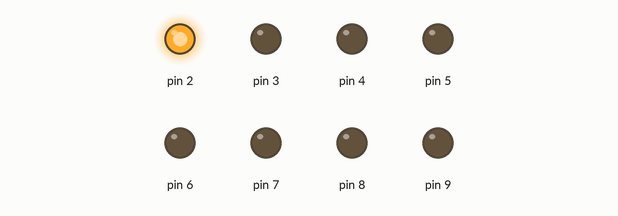
Bench run of a sketch on a simulated Arduino Uno, built with avr-gcc and run on an emulated ATmega328P. Shown: output pins drawn as LEDs (lit = HIGH).

Above: at 4.95 s.
At 5.55 s:
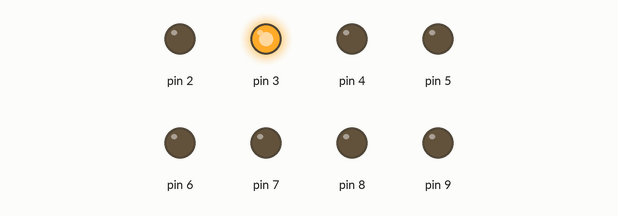
At 6.15 s:
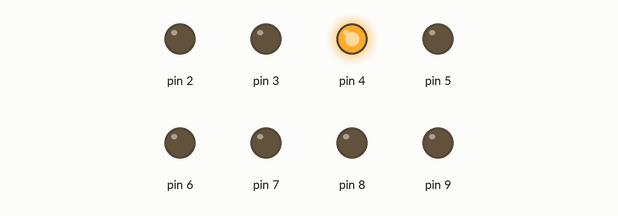
At 7.95 s:
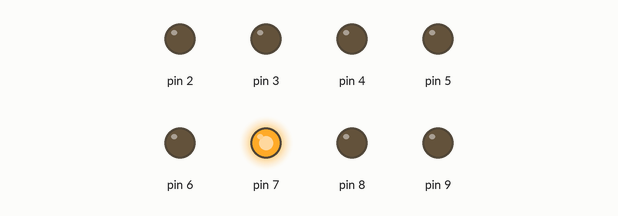
At 9.15 s:
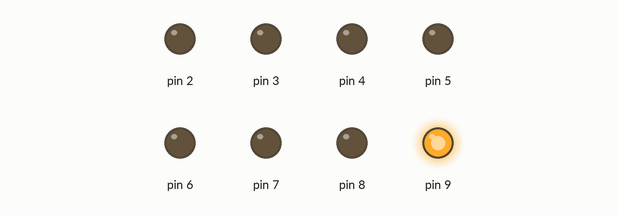
At 10.65 s:
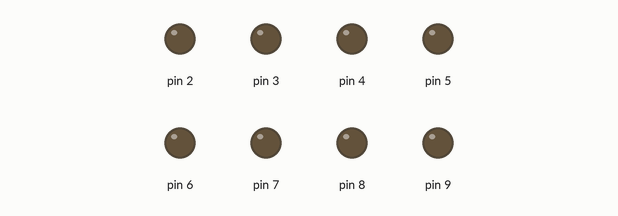
Timing chart, 0 to 11.0 s (numbered marks = the images above):
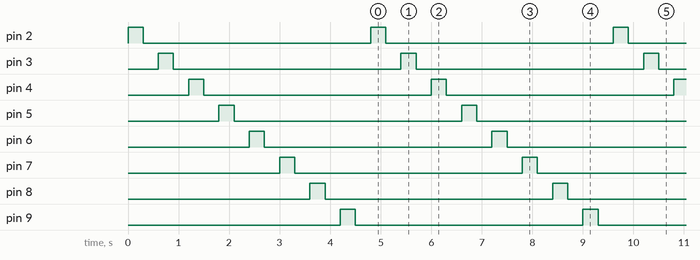

The sketch:

sketch_jul20b.ino
```cpp
void setup() {
  // put your setup code here, to run once:
  pinMode(2,OUTPUT);
pinMode(3,OUTPUT);
pinMode(4,OUTPUT);
pinMode(5,OUTPUT);
pinMode(6,OUTPUT);
pinMode(7,OUTPUT);
pinMode(8,OUTPUT);
pinMode(9,OUTPUT);
  digitalWrite(2, HIGH);   // turn the LED on (HIGH is the voltage level)
  delay(300);              // wait for a second
  digitalWrite(2, LOW);    // turn the LED off by making the voltage LOW
  delay(300);              // wait for a second
    digitalWrite(3, HIGH);   // turn the LED on (HIGH is the voltage level)
  delay(300);              // wait for a second
  digitalWrite(3, LOW);    // turn the LED off by making the voltage LOW
  delay(300);              // wait for a second
    digitalWrite(4, HIGH);   // turn the LED on (HIGH is the voltage level)
  delay(300);              // wait for a second
  digitalWrite(4, LOW);    // turn the LED off by making the voltage LOW
  delay(300);              // wait for a second
    digitalWrite(5, HIGH);   // turn the LED on (HIGH is the voltage level)
  delay(300);              // wait for a second
  digitalWrite(5, LOW);    // turn the LED off by making the voltage LOW
  delay(300);              // wait for a second
    digitalWrite(6, HIGH);   // turn the LED on (HIGH is the voltage level)
  delay(300);              // wait for a second
  digitalWrite(6, LOW);    // turn the LED off by making the voltage LOW
  delay(300);              // wait for a second
    digitalWrite(7, HIGH);   // turn the LED on (HIGH is the voltage level)
  delay(300);              // wait for a second
  digitalWrite(7, LOW);    // turn the LED off by making the voltage LOW
  delay(300);              // wait for a second
    digitalWrite(8, HIGH);   // turn the LED on (HIGH is the voltage level)
  delay(300);              // wait for a second
  digitalWrite(8, LOW);    // turn the LED off by making the voltage LOW
  delay(300);              // wait for a second
    digitalWrite(9, HIGH);   // turn the LED on (HIGH is the voltage level)
  delay(300);              // wait for a second
  digitalWrite(9, LOW);    // turn the LED off by making the voltage LOW
  delay(300);              // wait for a second
}

void loop() {
    digitalWrite(2, HIGH);   // turn the LED on (HIGH is the voltage level)
  delay(300);              // wait for a second
  digitalWrite(2, LOW);    // turn the LED off by making the voltage LOW
  delay(300);              // wait for a second
    digitalWrite(3, HIGH);   // turn the LED on (HIGH is the voltage level)
  delay(300);              // wait for a second
  digitalWrite(3, LOW);    // turn the LED off by making the voltage LOW
  delay(300);              // wait for a second
    digitalWrite(4, HIGH);   // turn the LED on (HIGH is the voltage level)
  delay(300);              // wait for a second
  digitalWrite(4, LOW);    // turn the LED off by making the voltage LOW
  delay(300);              // wait for a second
    digitalWrite(5, HIGH);   // turn the LED on (HIGH is the voltage level)
  delay(300);              // wait for a second
  digitalWrite(5, LOW);    // turn the LED off by making the voltage LOW
  delay(300);              // wait for a second
    digitalWrite(6, HIGH);   // turn the LED on (HIGH is the voltage level)
  delay(300);              // wait for a second
  digitalWrite(6, LOW);    // turn the LED off by making the voltage LOW
  delay(300);              // wait for a second
    digitalWrite(7, HIGH);   // turn the LED on (HIGH is the voltage level)
  delay(300);              // wait for a second
  digitalWrite(7, LOW);    // turn the LED off by making the voltage LOW
  delay(300);              // wait for a second
    digitalWrite(8, HIGH);   // turn the LED on (HIGH is the voltage level)
  delay(300);              // wait for a second
  digitalWrite(8, LOW);    // turn the LED off by making the voltage LOW
  delay(300);              // wait for a second
    digitalWrite(9, HIGH);   // turn the LED on (HIGH is the voltage level)
  delay(300);              // wait for a second
  digitalWrite(9, LOW);    // turn the LED off by making the voltage LOW
  delay(300);              // wait for a second
  // put your main code here, to run repeatedly:

}
```

Measured:
- by itself, pin 2–9: alternates HIGH for 0.30 s and LOW for 4.5 s
- by itself, everything shown: repeats every 4.8 s, in 16 steps
